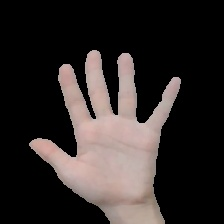
#> input picture data/1/1.jpg, 224 x 224 px; its folder holds only this picture in this run
$ python augment.py
#> lines starting #> are read from the running program, lines starting #| are printed output that depends on the picture
import random
import cv2
import glob

DATA_PATH = 'data'


def rotate(image):
    # 随机旋转角度
    angle = random.randrange(-45, 45)
    w = image.shape[1]
    h = image.shape[0]
    # 选择矩阵
    matrix = cv2.getRotationMatrix2D((w / 2, h / 2), angle, 1.0)
    # 旋转
    image = cv2.warpAffine(image, matrix, (w, h), flags=cv2.INTER_CUBIC)
    return image


def augmention():
    for i in range(1, 6):
        class_folder = DATA_PATH + '/' + str(i)
        img_path_array = glob.glob(class_folder + "/*.jpg")
        for img_path in img_path_array:
            img = cv2.imread(img_path)
#> img is the input picture: shape (224, 224, 3); mean B, G, R 41.4, 43, 49.1
            for j in range(30):
                # 旋转
                img_rotate = rotate(img)
                # 水平翻转
                img_flip = cv2.flip(img_rotate, 1)
                rotate_save_path = img_path.split('.')[0] + '_rotate' + str(j) + '.' + img_path.split('.')[-1]
                flip_save_path = img_path.split('.')[0] + '_flip' + str(j) + '.' + img_path.split('.')[-1]
                cv2.imwrite(rotate_save_path, img_rotate)
                cv2.imwrite(flip_save_path, img_flip)
#> this loop made 30 passes
#> pass 1, in rotate, `image = cv2.warpAffine(image, matrix, (w, h), flags=cv2.INTER_CUBIC)`:
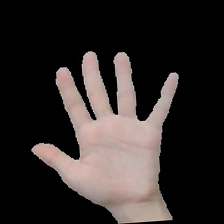
#> image: shape (224, 224, 3); mean of channels 0, 1, 2 41.6, 43.2, 49.3; drawn as B, G, R
#> pass 1, in augmention, `img_flip = cv2.flip(img_rotate, 1)`:
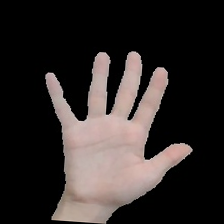
#> img_flip: shape (224, 224, 3); mean of channels 0, 1, 2 41.6, 43.2, 49.3; drawn as B, G, R
#> pass 2, in rotate (call 2), `image = cv2.warpAffine(image, matrix, (w, h), flags=cv2.INTER_CUBIC)`:
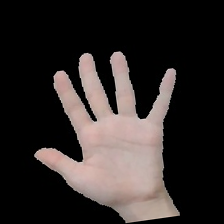
#> image: shape (224, 224, 3); mean of channels 0, 1, 2 41.6, 43.2, 49.3; drawn as B, G, R
#> pass 2, in augmention, `img_flip = cv2.flip(img_rotate, 1)`:
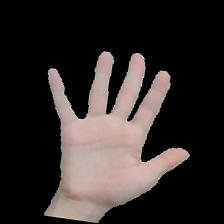
#> img_flip: shape (224, 224, 3); mean of channels 0, 1, 2 41.6, 43.2, 49.3; drawn as B, G, R
#> after the loop:
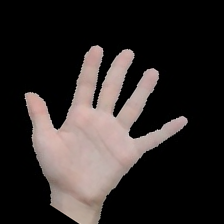
#> img_rotate: shape (224, 224, 3); mean B, G, R 41.3, 42.8, 48.9
#> pass 2 of the loop in augmention, `for i in range(1, 6):`:
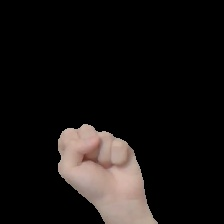
#> input picture data/2/1.jpg, 224 x 224 px
#> in augmention, img is the input picture: shape (224, 224, 3); mean B, G, R 18.1, 19.4, 22.9
#> the loop in augmention, `for j in range(30):` made 30 passes
#> matrix in rotate on passes 1 to 8: [[1, 0, 0], [0, 1, 0]], [[0.985, 0.174, -17.75], [-0.174, 0.985, 21.15]], [[0.996, -0.0872, 10.19], [0.0872, 0.996, -9.34]], [[0.839, 0.545, -42.93], [-0.545, 0.839, 79.07]], [[0.809, 0.588, -44.44], [-0.588, 0.809, 87.22]], [[0.946, -0.326, 42.57], [0.326, 0.946, -30.36]], [[0.906, 0.423, -36.84], [-0.423, 0.906, 57.83]], [[0.961, 0.276, -26.53], [-0.276, 0.961, 35.21]]
#> pass 1, in augmention, `img_flip = cv2.flip(img_rotate, 1)`:
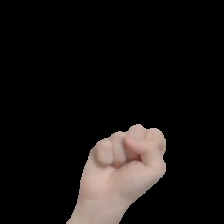
#> img_flip: shape (224, 224, 3); mean B, G, R 18.1, 19.4, 22.9
#> after the loop in augmention, `for j in range(30):`:
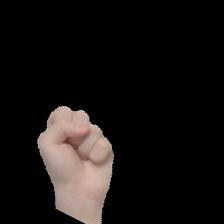
#> img_rotate: shape (224, 224, 3); mean B, G, R 17.9, 19.3, 22.7


if __name__ == '__main__':
    augmention()
